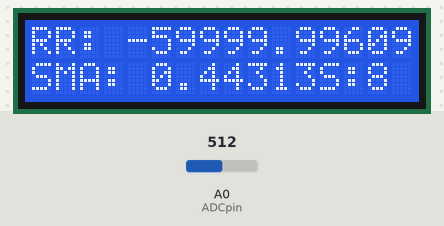
This sketch was run on a simulated Arduino Uno, built with avr-gcc and run on an emulated ATmega328P. Parts: 16×2 character LCD. The test bench sets the inputs (shaded band); at power-on: A0 (ADCpin) = 512. What the sketch prints to the serial monitor is not drawn.

Above: at 1.2 s.
1.3 s: A0 (ADCpin) set to 0
At 2.0 s:
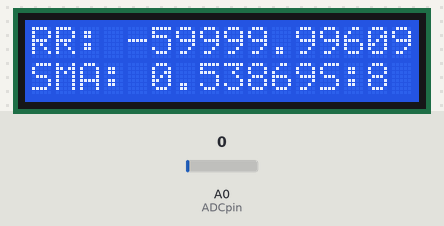
3.1 s: A0 (ADCpin) set to 122
At 3.37 s:
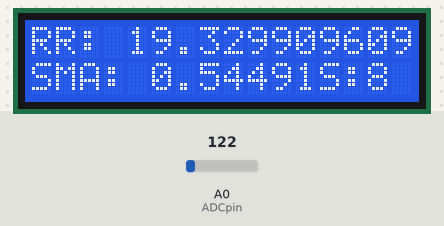
4.7 s: A0 (ADCpin) set to 306
At 11.7 s:
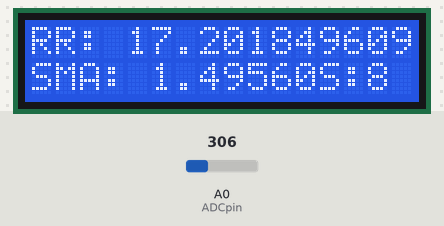
Timing chart, 0 to 12.3 s (numbered marks = the images above; inputs shaded):
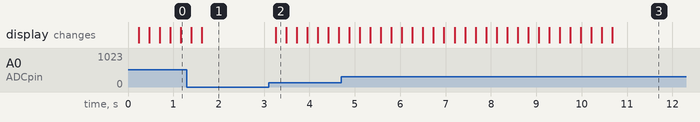

The sketch:

SMA_siggen_withFIR.ino
```cpp
#include <TimeLib.h>
#include <math.h>
#include <LiquidCrystal.h>
unsigned long previousMillis = 0;        // will store last time ADC queried
int ADCpin = A0;
byte flag =0;

const byte numStamps = 6; //n
const byte averagePeriod = 10; //t

// constants won't change:
const byte sampleRate = 120;
const byte scaledSampleRate = 30;
const byte slowestPulse = 6;
byte decimCtr = 0;

const byte scaleFac = sampleRate/scaledSampleRate;

const long interval = (1/(float)sampleRate) *1000;           // interval at which to blink (milliseconds)
const int windowSize=scaledSampleRate*slowestPulse;


const byte dispInterval = 1000;           // interval at which to blink (milliseconds)
unsigned long dispMillis = 0;


float sampleWindow[windowSize] = {0};


const byte numTaps = 21;
//matlab fir1
float taps[numTaps] = {0.00253628299721552,0.00255348555988337,-1.62924192224179e-18,-0.00863465184119861,-0.0210222026271213,-0.0242112092355797,6.62120565941780e-18,0.0605565098224690,0.144591562515657,0.219130722316847,0.248999000983656,0.219130722316847,0.144591562515657,0.0605565098224690,6.62120565941780e-18,-0.0242112092355797,-0.0210222026271213,-0.00863465184119861,-1.62924192224179e-18,0.00255348555988337,0.00253628299721552};

byte filterReady = 0;
float decimWindow[numTaps] = {0};


float RR=0;
float SMA=0;
int stamps[numStamps];

const int rs = 12, en = 11, d4 = 5, d5 = 4, d6 = 3, d7 = 2;
LiquidCrystal lcd(rs, en, d4, d5, d6, d7);

void setup() {
  // put your setup code here, to run once:
  Serial.begin(9600);
  lcd.begin(16, 2);
}

void fillDecim(float val)
{
    for (int i=0;i<numTaps-1;i++)
    {
      decimWindow[i]=decimWindow[i+1];
    }
    decimWindow[numTaps-1] = val;

}

float decimate()
{
  float temp=0;
  for (int i=0;i<numTaps;i++)
    {
      temp+=decimWindow[i]*taps[i];
    }
    return temp;
}


void calcSMA()
{
  float temp=0;
  for (int i=0;i<windowSize;i++)
  {
    temp+=sampleWindow[i];
  }
  SMA=temp/windowSize;
}

float appendWindow(float val)
{
  for (int i=0;i<windowSize-1;i++)
  {
    sampleWindow[i]=sampleWindow[i+1];
  }
  sampleWindow[windowSize-1]=val;

}

void detect(float val)
{
  if(val>SMA && flag==0)
  {
    flag=1;
    for (int i=0;i<numStamps-1;i++)
    {
      stamps[i]=stamps[i+1];
    }
    stamps[numStamps-1] = millis();
  }

  if(val<SMA && flag==1)
  {
    flag=0;
  }

}
void updateRR()
{
  int avg = 0;
  int count = 0;
  for(int i=0; i<numStamps-1;i++)
  {
    if(stamps[i]>0)
    {
      avg += stamps[i+1]-stamps[i];
      count++;
    }
  }
  avg/=(count);// in millisec

  float freq=avg/((float)1000);
  RR=(60)/freq; //convert to BPM

}

void loop() {
  unsigned long currentMillis = millis();
  float t = currentMillis/((float)1000);
   if (currentMillis - previousMillis >= interval) {
    decimCtr++;
    previousMillis = currentMillis;
    int sensorValue = analogRead(A0);
    float freq = 2*M_PI*0.2;
    //float voltage = 3.2 +  0.2*sin (freq*t);

    float voltage = sensorValue * (5.0 / 1023.0);


    fillDecim(voltage);
  }

  if(decimCtr==scaleFac){
    float val = decimate ();
    Serial.println(val);

    appendWindow(val);
    calcSMA();
    detect(decimate());
    updateRR();
    decimCtr=0;
  }

   if (currentMillis - dispMillis >= dispInterval) {
    dispMillis = currentMillis;
    lcd.setCursor(0, 0);
    lcd.print(F("RR: "));
    lcd.print(RR,5);

    lcd.setCursor(0, 1);
    lcd.print(F("SMA: "));
    lcd.print(SMA,5);
    lcd.print(F("S:"));
    lcd.print(interval);

  }
}
```

Measured:
- after the input at 3.1 s, the display: changes after 0.15 s (image 2)
